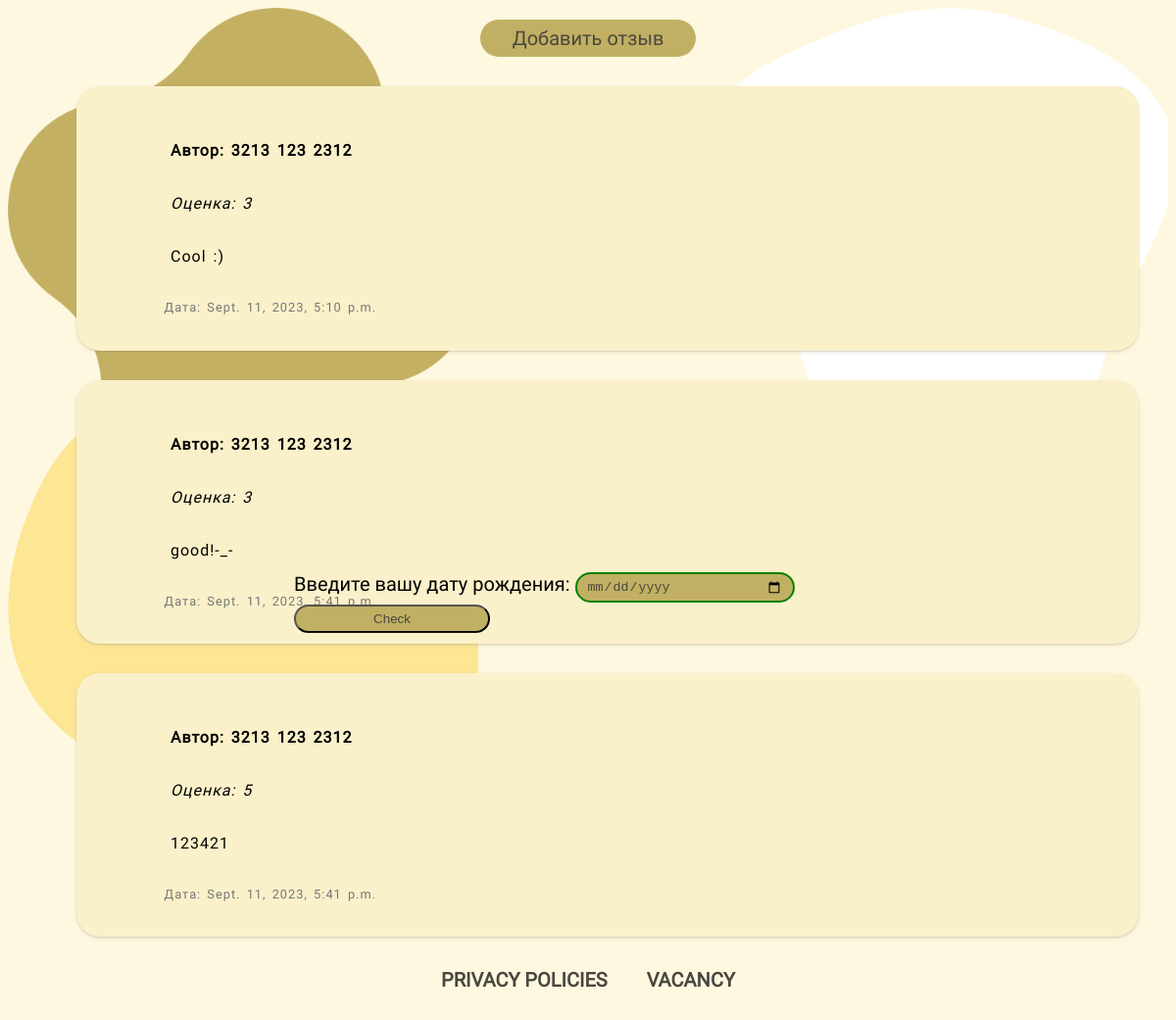
/review/, run on the app's committed database.
### review/models.py (models this page shows, shortened)
class Review(models.Model):
    author = models.ForeignKey(Client, on_delete=models.CASCADE)
    rating = models.PositiveIntegerField(default=5, validators=[MinValueValidator(1), MaxValueValidator(5)])
    text = models.TextField()
    date = models.DateTimeField(auto_now_add=True)

### hotel/models.py (models this page shows)
class Client(AbstractUser):
    first_name = models.CharField(max_length=100)
    last_name = models.CharField(max_length=100)
    patronymic = models.CharField(max_length=100)
    birth_date = models.DateField()
    phone_number = models.CharField(max_length=20)
    def __str__(self):
        return f"{self.last_name} {self.first_name} {self.patronymic}"

### review/views.py (the view)
# urls.py: path('', views.review_list, name='home'),
def review_list(request):
    reviews = Review.objects.all()
    context = {'reviews': reviews}
    return render(request, 'review.html', context)

### review/templates/review.html (shortened to what this page needs)
{% extends 'hotel/base_hotel.html' %}
{% block head %}
<link rel="stylesheet" href="/static/css/review.css">
{% endblock %}
{% block content %}
<div class="date">
    <label for="birthdate" id="text">Введите вашу дату рождения:</label>
    <input class="input-1 " type="date" id="birthdate">
    <button class="button-1 " id="calculateAge">Check</button>
</div>
<h1>Отзывы</h1>
{% if user.is_authenticated %}
<label class="review" onclick="window.location.href='{%url 'profile_user:profile' %}';">Добавить отзыв</label>
{% else %}
<label class="review" onclick="window.location.href='{%url 'auth_user:register' %}';">Добавить отзыв</label>
{% endif %}
<ul>
    {% for review in reviews %}
    <li itemscope itemtype="http://schema.org/Review">
        <p itemprop="author">Автор: {{ review.author }}</p>
        <p itemprop="reviewRating" itemscope itemtype="http://schema.org/Rating">
            Оценка: <span itemprop="ratingValue">{{ review.rating }}</span>
        </p>
        <p itemprop="reviewBody">{{ review.text }}</p>
        <p itemprop="datePublished">Дата: {{ review.date }}</p>
    </li>
    {% endfor %}
</ul>
{% endblock %}

### static/css/base.css (style rules this page uses)
body { font-family: 'PrimaryFont', Arial, sans-serif; font-size: 1.25rem; background: rgb(255, 248, 225); line-height: 1.4; height: 100vh; }

### static/css/other.css (style rules this page uses)
.input-1 { width: 200px; padding: 5px 10px; border: 2px solid rgb(74, 71, 62); border-radius: 40px; color: rgb(74, 71, 62); background-color: rgb(193, 176, 99); transition: background-color 0.5s, border-radius 0.5s; }
p { margin: 10px; padding: 10px; }
p { text-indent: 2em; }
h1, h2, h3 { text-transform: uppercase; }
p { line-height: 1.5; }
p { word-spacing: 2px; letter-spacing: 1px; }
p { word-wrap: break-word; }
p { font-family: 'PrimaryFont', Arial, sans-serif; font-size: 16px; text-align: left; }
p { position: relative; top: 10px; left: 20px; }
.input-1:enabled { border: 2px solid green; }

### static/css/review.css (style rules this page uses)
.date { position: fixed; top: 50%; left: 50%; opacity: 1; transform: translate(-50%, -50%); z-index: 2000; transition: opacity 1s; }
h1 { font-size: clamp(2.25rem, 4vw, 3rem); margin-bottom: 1rem; text-align: center; }
ul { list-style-type: none; }
li { background-color: rgb(250, 240, 202); box-shadow: rgba(191, 180, 140, 0.25) 0px 2px 5px -1px, rgba(0, 0, 0, 0.3) 0px 1px 3px -1px; margin: 30px; padding: 1.5rem; border-radius: 24px; }
p[itemprop="author"] { font-weight: bold; }
p[itemprop="reviewRating"] { font-style: italic; }
p[itemprop="datePublished"] { font-size: 0.8rem; color: #777; }
label.review { display: block; color: rgb(74, 71, 62); border-radius: 40px; width: 200px; padding: 5px 10px; background-color: rgb(193,176,99); text-decoration: none; transition: background-color 0.5s, border-radius 0.5s; margin: 0 auto; text-align: center; }

### data on the page
Review: author "3213 123 2312", rating "3", text "Cool :)", date "Sept. 11, 2023, 5:10 p.m."
Review: author "3213 123 2312", rating "3", text "good!-_-", date "Sept. 11, 2023, 5:41 p.m."
Review: author "3213 123 2312", rating "5", text "123421", date "Sept. 11, 2023, 5:41 p.m."
